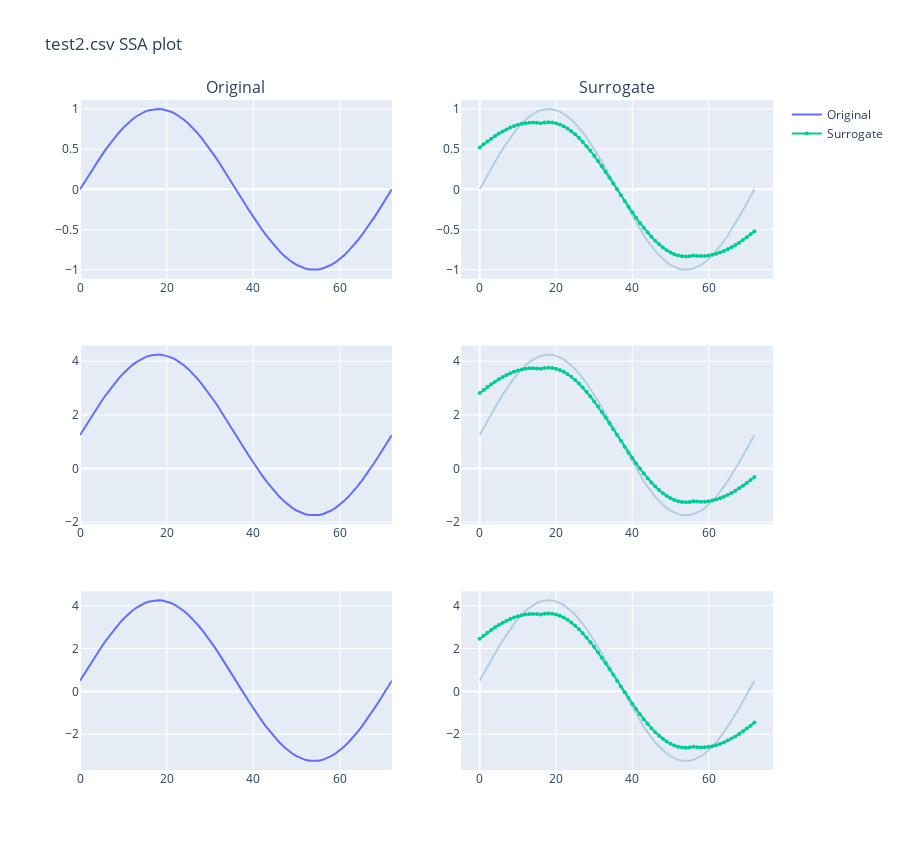

The cell this chart's notebook holds for it:
### Markdown cell above
### Plot Generated Surrogate Output

### Code cell
# get the path to parent dir
import sys, os
parent_dir = os.path.abspath(os.path.join(os.getcwd(), os.pardir))
sys.path.insert(0,parent_dir)

from pltSSsur import pltSSsur
from utils.plot import Plot

_file_name = input("Enter file name (with extension): ") # e.g P02_TS_2.csv

if _file_name != '':
    _numComp = int(input("Enter number of component (column) to be read: "))

if _file_name != '' and _numComp != '':
    file_data, output_data = pltSSsur(_file_name, numComp=_numComp, plot_ok=True, data_dir_path='../data')

    # generate plot
    plot =  Plot()
    plot.ssa(file_data, output_data, numComp=_numComp, file_name=_file_name, is_jupyter=True)
